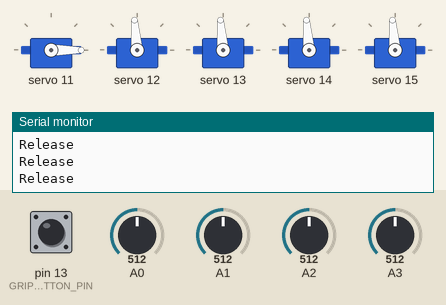
Bench run of a program on a simulated Arduino Uno, built with avr-gcc and run on an emulated ATmega328P. Shown: 5 × servo, the last lines printed to the serial monitor. The test bench sets the inputs (shaded band); at power-on: pin 13 (GRIPPER_BUTTON_PIN) HIGH, A0 = 512, A1 = 512, A2 = 512, A3 = 512.

Above: at 6.2 s.
6.3 s: pin 13 (GRIPPER_BUTTON_PIN) pulled LOW for 0.15 s
At 6.38 s:
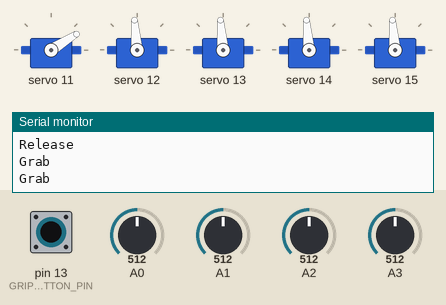
7.9 s: A0 set to 660
At 9.1 s:
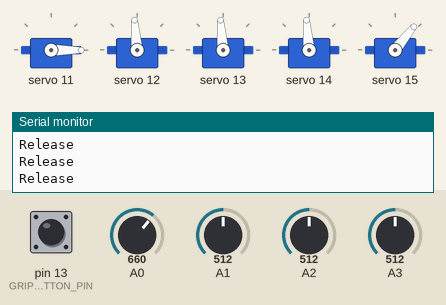
9.4 s: A1 set to 660
At 10.6 s:
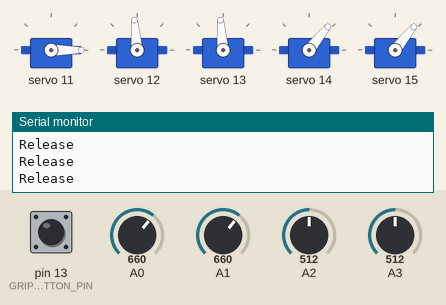
10.9 s: A2 set to 660
At 11.7 s:
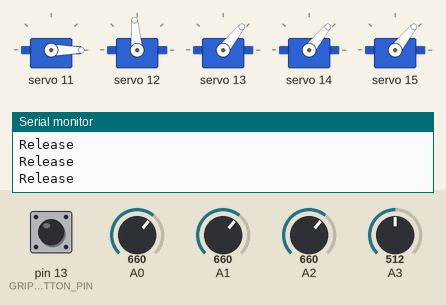
12.4 s: A3 set to 660
At 12.8 s:
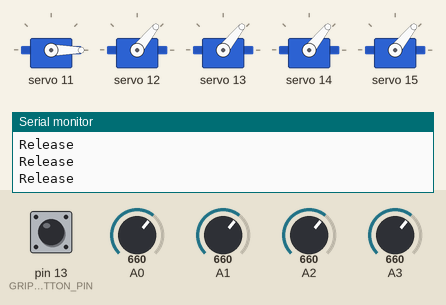
13.9 s: pin 13 (GRIPPER_BUTTON_PIN) pulled LOW for 1 s
At 14.7 s:
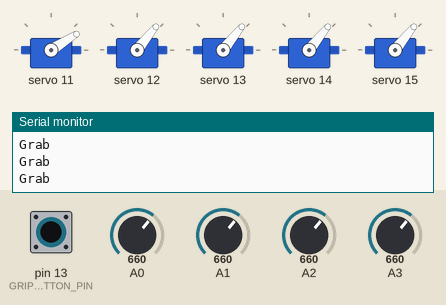
Timing chart, 0 to 16.9 s (numbered marks = the images above; inputs shaded):
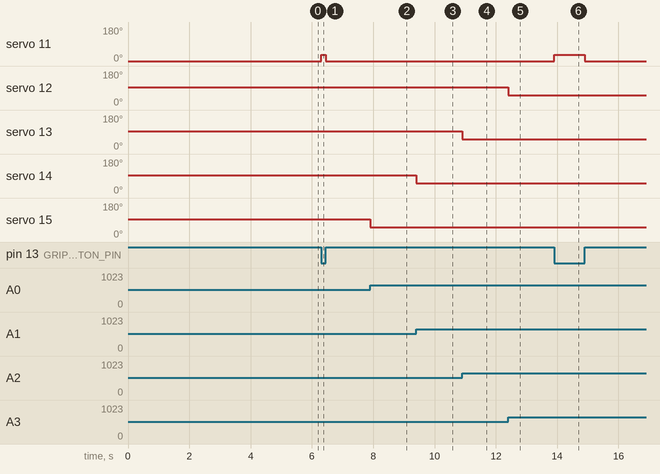

The program:

main.cpp
```cpp
#include <Arduino.h>
#include <Wire.h>

#include <Adafruit_PWMServoDriver.h>

namespace {
constexpr uint16_t MIN_PULSE_WIDTH = 650;
constexpr uint16_t MAX_PULSE_WIDTH = 2350;
constexpr uint8_t SERVO_FREQUENCY = 50;

// Arduino Uno analog inputs used by the controller potentiometers.
constexpr uint8_t POT_WRIST = A3;
constexpr uint8_t POT_ELBOW = A2;
constexpr uint8_t POT_SHOULDER = A1;
constexpr uint8_t POT_BASE = A0;

// PCA9685 servo channels.
constexpr uint8_t SERVO_HAND = 11;
constexpr uint8_t SERVO_WRIST = 12;
constexpr uint8_t SERVO_ELBOW = 13;
constexpr uint8_t SERVO_SHOULDER = 14;
constexpr uint8_t SERVO_BASE = 15;

// The gripper button is connected between Arduino Uno D13 and GND.
constexpr uint8_t GRIPPER_BUTTON_PIN = 13;

Adafruit_PWMServoDriver pwm;
}

void moveMotor(uint8_t controlPin, uint8_t servoChannel)
{
  const int potValue = analogRead(controlPin);
  const long pulseWidthMicroseconds = map(
      potValue, 800, 240, MIN_PULSE_WIDTH, MAX_PULSE_WIDTH);
  const int pulseTicks = static_cast<int>(
      static_cast<float>(pulseWidthMicroseconds) / 1000000.0f *
      SERVO_FREQUENCY * 4096.0f);

  pwm.setPWM(servoChannel, 0, pulseTicks);
}

void setup()
{
  // Allow time to move the controller to its starting position.
  delay(5000);

  pwm.begin();
  pwm.setPWMFreq(SERVO_FREQUENCY);
  pwm.setPWM(SERVO_HAND, 0, 90);

  pinMode(GRIPPER_BUTTON_PIN, INPUT_PULLUP);
  Serial.begin(9600);
}

void loop()
{
  moveMotor(POT_WRIST, SERVO_WRIST);
  moveMotor(POT_ELBOW, SERVO_ELBOW);
  moveMotor(POT_SHOULDER, SERVO_SHOULDER);
  moveMotor(POT_BASE, SERVO_BASE);

  const int buttonState = digitalRead(GRIPPER_BUTTON_PIN);
  if (buttonState == LOW) {
    pwm.setPWM(SERVO_HAND, 0, 180);
    Serial.println("Grab");
  } else {
    pwm.setPWM(SERVO_HAND, 0, 90);
    Serial.println("Release");
  }
}
```

Measured:
- after the input at 6.3 s, servo 11: 0° → 32° at once, → 0° 0.14 s later
- after the input at 7.9 s, servo 15: 95° → 51° at once
- after the input at 9.4 s, servo 14: 95° → 51° at once
- after the input at 10.9 s, servo 13: 95° → 51° at once
- after the input at 12.4 s, servo 12: 95° → 51° at once
- after the input at 13.9 s, servo 11: 0° → 32° at once, → 0° 1.0 s later
